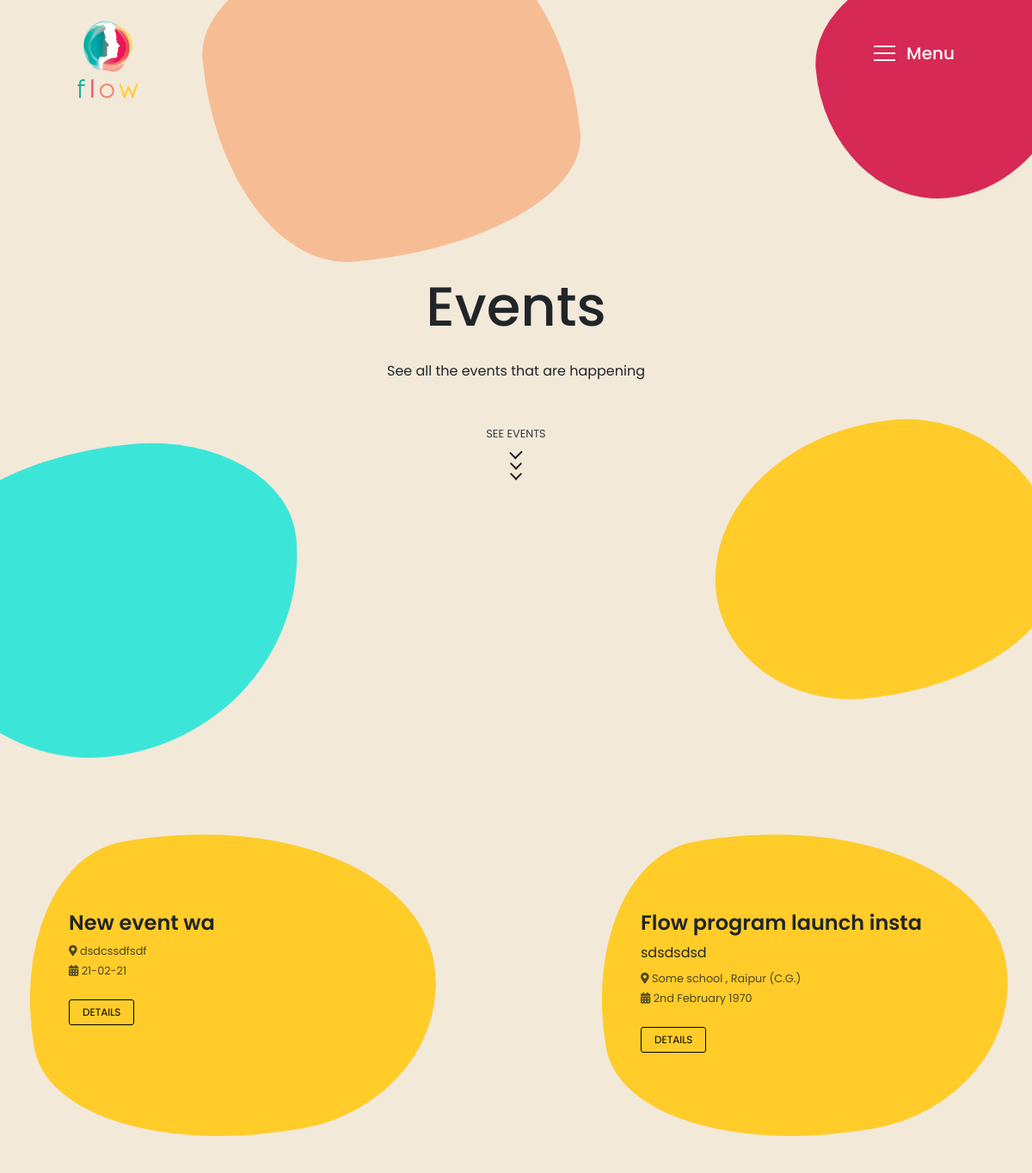
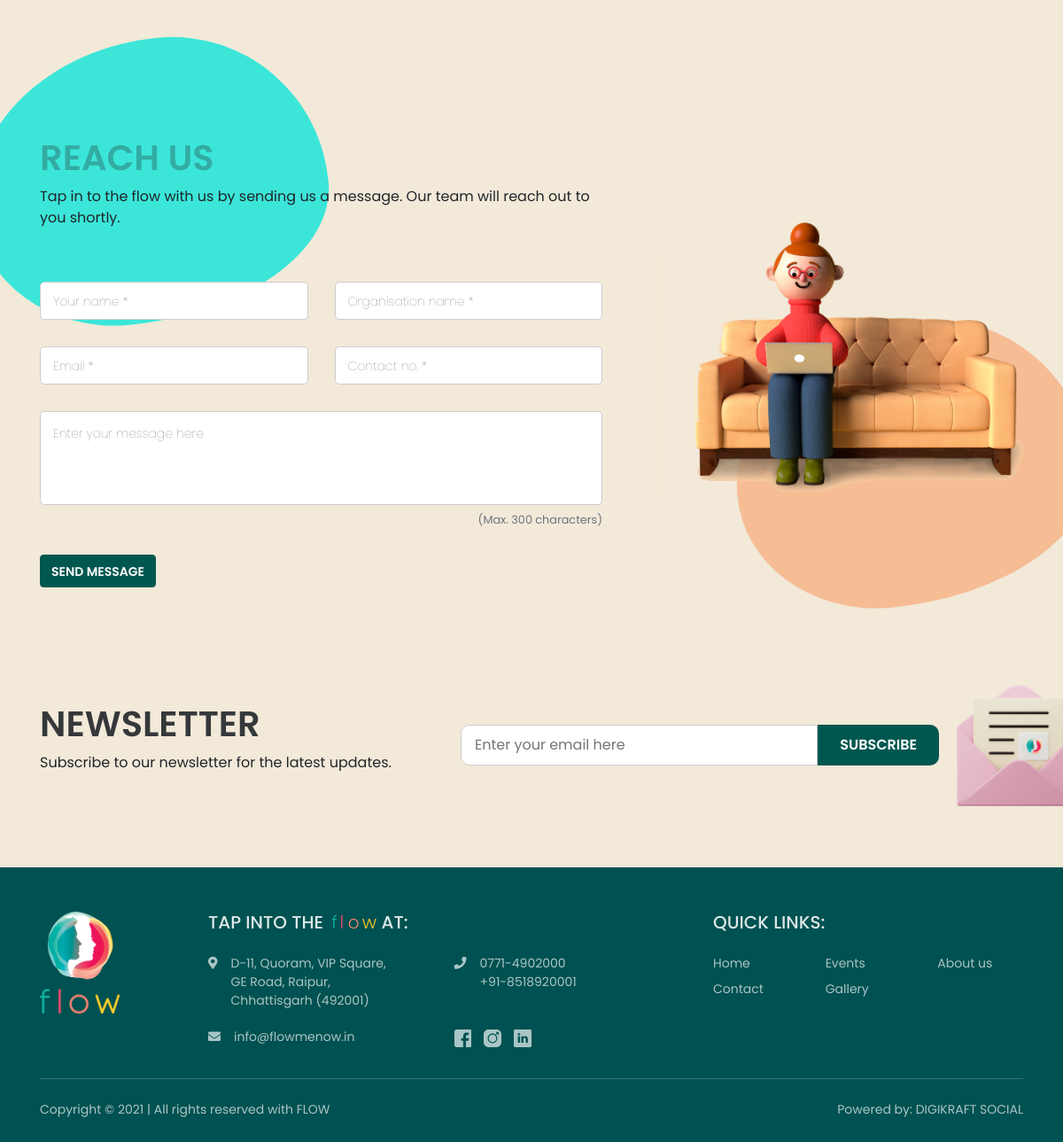
The app's page /index.php/home/events with its own data (2 pictures, top to bottom).
### tables this page shows
CREATE TABLE `events` (
  `id` int(11) NOT NULL,
  `heading` varchar(500) NOT NULL,
  `img_src` varchar(500) DEFAULT NULL,
  `short_descr` varchar(500) DEFAULT NULL,
  `full_descr` text NOT NULL,
  `date` varchar(100) NOT NULL,
  `venue` varchar(500) NOT NULL,
  `created_at` timestamp NOT NULL DEFAULT current_timestamp(),
  `updated_at` timestamp NOT NULL DEFAULT current_timestamp()
);

CREATE TABLE `webprofile` (
  `id` int(11) NOT NULL,
  `email` varchar(80) NOT NULL,
  `phone1` varchar(50) NOT NULL,
  `phone2` varchar(50) NOT NULL,
  `whatsapp_no` varchar(50) NOT NULL,
  `address` text NOT NULL,
  `fblink` varchar(250) NOT NULL,
  `instalink` varchar(250) NOT NULL,
  `linkedinlink` varchar(250) NOT NULL,
  `latitude` varchar(500) NOT NULL,
  `longitude` varchar(500) NOT NULL
);

### application/controllers/Home.php (called while the page is built, shortened)
<?php
class Home extends MY_Controller {
	function __construct(){
		$this->load->model('GetModel','fetch');
		$this->load->model('AddModel','save');
		$this->load->library("pagination");
	}
	public function events(){
		$profile=$this->fetch->getWebProfile();
		$events=$this->fetch->getInfo('events');
		$this->load->view('header',['profile'=>$profile ,
									'events'=> $events
									]);
		$this->load->view('events');
		$this->load->view('footer');
	}
}

### index.php (called while the page is built, shortened)
<?php
require_once BASEPATH.'core/CodeIgniter.php';

### application/models/GetModel.php (called while the page is built, shortened)
<?php
class GetModel extends CI_Model{
    public function getWebProfile()
    {
        return $this->db->get('webprofile')->row();
    }
    public function getInfo($tbl)
    {
        return $this->db->order_by('id', 'DESC')->get($tbl)->result();
    }
}
?>

### application/views/events.php (the view, shortened to what this page needs)
<section class="hero-sec">
    <div class="container">
        <div class="intro">
            <h1>Events</h1>
            <p class="mt-4 mb-5 mx-auto">See all the events that are happening</p>
            <a href="#events" id="nextPage" class="link">
                <small class="text-dark">SEE EVENTS</small>
                <div class="mouse">
                    <span class="m_scroll_arrows unu"></span>
                    <span class="m_scroll_arrows doi"></span>
                    <span class="m_scroll_arrows trei"></span>
                </div>
            </a>
        </div>
    </div>
    <div class="blobs">
        <div class="blob-baige"></div>
        <div class="blob-pink"></div>
        <div class="blob-teal"></div>
        <div class="blob-yellow"></div>
    </div>
</section>
<section class="events-sec subpage" id='events'>
    <div class="container">
        <div class="row">
            <div class="col-sm-12">
                <div class="row justify-content-between">
                  <?php foreach($events as $e){?>
                      <div class="col-sm-5 mb-4 content">
                          <div class="blob-bg">
                          </div>
                          <h4><?=$e->heading?></h4>
                          <p class="mb-2"><?=$e->short_descr?></p>
                          <small class="d-block"><i class="fa fa-map-marker-alt"></i> <?=$e->venue?></small>
                          <small class="d-block mt-1"><i class="fa fa-calendar-alt"></i> <?=$e->date?></small>
                          <button type="button" class="sec-btn d-inline-block mt-4 mb-3 dtl-btn" data-toggle="modal" data-target="#eventModal" data-id="<?=$e->id?>">
                              DETAILS
                          </button>
                      </div>
                  <?php }?>
                </div>
            </div>
        </div>
    </div>
</section>

### application/views/footer.php (shortened to what this page needs)
    <section class="contact-sec" id='contact'>
        <div class="blobs">
            <div class="blob-yellow"></div>
        </div>
        <div class="container">
            <div class="row flex-wrap-reverse">
               <div class="col-sm-7 form-con">
                   <h1>REACH US</h1>
                   <p>Tap in to the flow with us by sending us a message. Our team will reach out to you shortly.</p>
                   <form class="" action="<?=base_url('enquire')?>" method="POST">
                        <div class="row justify-content-between">
                            <div class="col-md-6 mb-sm-0 mb-4 float-group">
                                <input name="name" type="text" class="" required>
                                <label for="pname">Your name *</label>
                            </div>
                            <div class="col-md-6 mb-sm-0 mb-4 float-group">
                                <input name="org_name" type="text" required>
                                <label for="pname">Organisation name *</label>
                            </div>
                            <div class="col-md-6 mb-sm-0 mb-4 float-group">
                                <input name="email" type="email" required>
                                <label for="pname">Email *</label>
                            </div>
                            <div class="col-md-6 mb-sm-0 mb-4 float-group">
                                <input name="phone" type="text" required>
                                <label for="pname">Contact no. *</label>
                            </div>
                            <div class="col-12 float-group">
                                <textarea name="message" rows="4" maxlength="300"></textarea>
                                <label for="pname">Enter your message here</label>
                            <small class="d-block text-right text-muted"> (Max. 300 characters)</small>
                            </div>
                        </div>
                        <button type="submit" class="btn"> SEND MESSAGE </button>
                    </form>
               </div>
               <div class="col-sm-5 image mb-sm-0 mb-5">
                   <img src="<?=base_url()?>assets/images/5.png" alt="">
               </div>
            </div>
        </div>
    </section>
    <section class="newsletter">
        <div class="env">
            <img src="<?=base_url()?>assets/images/newsletter.png" alt="">
        </div>
        <div class="container">
            <div class="row align-items-center">
                <div class="col-sm-5">
                    <h1>NEWSLETTER</h1>
                    <p>Subscribe to our newsletter for the latest updates.</p>
                </div>
                <div class="col-sm-6">
                    <form action="<?=base_url('subscribe')?>" method="POST">
                        <div class="input-grp">
                            <input type="email" name="email" placeholder="Enter your email here" required>
                            <button type="submit">SUBSCRIBE</button>
                        </div>
                    </form>
                </div>
            </div>
        </div>
    </section>
    <footer>
        <div class="container">
            <div class="row">
                <div class="col-sm-2 mb-sm-0 mb-5">
                    <img src="<?=base_url()?>assets/images/flow-logo.png" alt="">
                </div>
                <div class="col-sm-6 mb-sm-0 mb-5">
                    <h5 class="mb-sm-4 mb-3">TAP INTO THE <span class="flow-mark ml-1">
                        <span class="o mr-2">o</span>
                        <span class="w ">w</span>
                    </span> &nbsp; AT:</h5>
                    <div class="row ml-0">
                        <div class="col-sm-6 info">
                            <div class="row flex-nowrap">
                                <div class=""><i class="fa fa-map-marker-alt"></i></div>
                                <div class="col">
                                    <?=nl2br($profile->address)?>
                                </div>
                            </div>
                        </div>
                        <div class="col-sm-6 info">
                            <div class="row flex-nowrap">
                                <div class=""><i class="fa fa-phone"></i></div>
                                <div class="col">
                                    <?=$profile->phone1?>
                                    <br>
                                    <?=$profile->phone2?>
                                </div>
                            </div>
                        </div>
                        <div class="col-sm-6 info">
                            <div class="row flex-nowrap">
                                <div class=""><i class="fa fa-envelope"></i></div>
                                <div class="col">
                                    <?=$profile->email?>
                                </div>
                            </div>
                        </div>
                        <div class="col-sm-6 ">
                            <div class="row flex-nowrap">
                                <div class="">
                                   <a target="_blank" href="<?=$profile->fblink?>">
                                    </a>
                                   <a target="_blank"  href="<?=$profile->instalink?>">
                                   </a>
                                   <a target="_blank"  href="<?=$profile->linkedinlink?>">
                                   </a>
                                </div>
                            </div>
                        </div>
                    </div>
                </div>
                <div class="col-sm-4 mb-sm-0 mb-2">
                    <h5 class="mb-sm-4 mb-3">QUICK LINKS:</h5>
                    <div class="row">
                        <a href="<?=base_url()?>" class="col-4 mb-2">Home</a>
                        <a href="<?=base_url('events')?>" class="col-4 mb-2">Events</a>
                        <a href="<?=base_url('about-us')?>" href="about.html" class="col-4 mb-2">About us</a>
                        <a href="<?=base_url('contact-us')?>" class="col-4 mb-2">Contact</a>
                        <a href="<?=base_url('gallery')?>" class="col-4 mb-2">Gallery</a>
                    </div>
                </div>
            </div>
            <hr>
            <div class="row mt-4">
                <div class="col-sm-6 text-sm-left text-center">
                    <p>Copyright &copy; <?=date('Y')?> | All rights reserved with FLOW</p>
                </div>
                <div class="col-sm-6 text-sm-right text-center">
                    <p>
                        Powered by: <a href="http://digikraftsocial.com">DIGIKRAFT SOCIAL</a>
                    </p>
                </div>
            </div>
        </div>
    </footer>
</body>
</html>

### assets/css/float_label.css (style rules this page uses)
.float-group { position:relative; }
.contact-sec input + label { position:absolute; left:30px; top:50%; transform: translateY(-50%); transition:all 0.3s; color:#666; font-weight:lighter; cursor: text; pointer-events: none; font-size: 14px; }
.contact-sec textarea + label { position:absolute; left:30px; top:15px; transition:all 0.3s; color:#666; font-weight:lighter; cursor: text; pointer-events: none; font-size: 14px; }

### records on screen
events: heading "New event wa", venue "dsdcssdfsdf", date "21-02-21"
events: heading "Flow program launch insta", short_descr "sdsdsdsd", venue "Some school , Raipur (C.G.)", date "2nd February 1970"
webprofile: address "D-11, Quoram, VIP Square, GE Road, Raipur, Chhattisgarh (492001)", phone1 "0771-4902000", phone2 "+91-8518920001", email "info@flowmenow.in"
